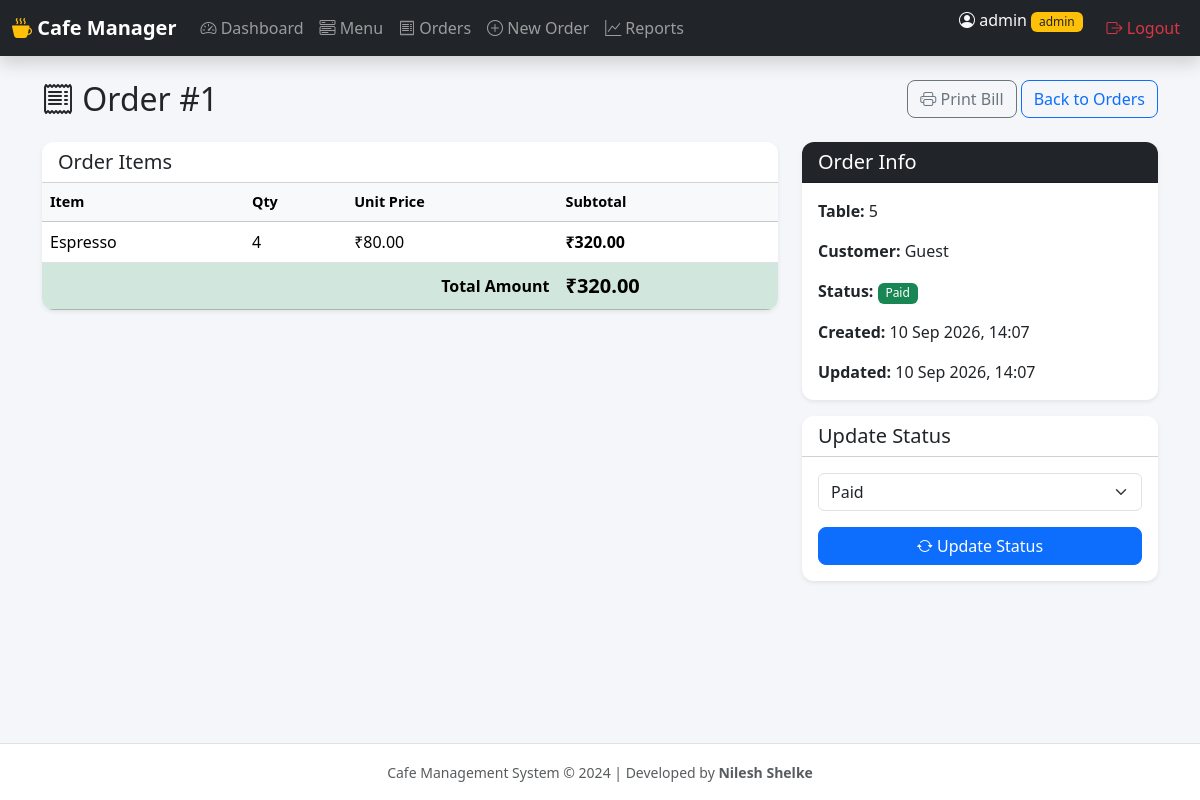
The app's page /orders/1 (signed in) with its own data.
### app.py (models this page shows)
class Order(db.Model):
    id = db.Column(db.Integer, primary_key=True)
    table_number = db.Column(db.String(20), nullable=False)
    customer_name = db.Column(db.String(100), default='Guest')
    status = db.Column(db.String(20), default='Pending')  # Pending, Preparing, Served, Paid, Cancelled
    total_amount = db.Column(db.Float, default=0.0)
    created_at = db.Column(db.DateTime, default=datetime.utcnow)
    updated_at = db.Column(db.DateTime, default=datetime.utcnow, onupdate=datetime.utcnow)
    items = db.relationship('OrderItem', backref='order', lazy=True, cascade='all, delete-orphan')

class OrderItem(db.Model):
    id = db.Column(db.Integer, primary_key=True)
    order_id = db.Column(db.Integer, db.ForeignKey('order.id'), nullable=False)
    menu_item_id = db.Column(db.Integer, db.ForeignKey('menu_item.id'), nullable=False)
    quantity = db.Column(db.Integer, default=1)
    price = db.Column(db.Float, nullable=False)  # price at time of order
    menu_item = db.relationship('MenuItem')

class MenuItem(db.Model):
    id = db.Column(db.Integer, primary_key=True)
    name = db.Column(db.String(100), nullable=False)
    description = db.Column(db.Text, default='')
    price = db.Column(db.Float, nullable=False)
    category_id = db.Column(db.Integer, db.ForeignKey('category.id'), nullable=False)
    is_available = db.Column(db.Boolean, default=True)
    image_url = db.Column(db.String(200), default='')

### app.py (the view)
@app.route('/orders/<int:order_id>')
@login_required
def order_detail(order_id):
    order = Order.query.get_or_404(order_id)
    return render_template('order_detail.html', order=order)

### app.py (called while the page is built)
def login_required(f):
    from functools import wraps
    @wraps(f)
    def decorated_function(*args, **kwargs):
        if 'user_id' not in session:
            flash('Please login to continue.', 'warning')
            return redirect(url_for('login'))
        return f(*args, **kwargs)
    return decorated_function

### templates/order_detail.html (shortened to what this page needs)
{% extends "base.html" %}
{% block content %}
<div class="container">
    <div class="d-flex justify-content-between align-items-center mb-4">
        <h2 class="mb-0"><i class="bi bi-receipt"></i> Order #{{ order.id }}</h2>
        <div>
            <a href="{{ url_for('print_bill', order_id=order.id) }}" class="btn btn-outline-secondary" target="_blank">
                <i class="bi bi-printer"></i> Print Bill
            </a>
            <a href="{{ url_for('orders') }}" class="btn btn-outline-primary">Back to Orders</a>
        </div>
    </div>
    <div class="row">
        <div class="col-lg-8">
            <div class="card border-0 shadow-sm mb-4">
                <div class="card-header bg-white">
                    <h5 class="mb-0">Order Items</h5>
                </div>
                <div class="card-body p-0">
                    <table class="table mb-0">
                        <thead class="table-light">
                            <tr>
                                <th>Item</th>
                                <th>Qty</th>
                                <th>Unit Price</th>
                                <th>Subtotal</th>
                            </tr>
                        </thead>
                        <tbody>
                            {% for oi in order.items %}
                            <tr>
                                <td>{{ oi.menu_item.name if oi.menu_item else 'Unknown' }}</td>
                                <td>{{ oi.quantity }}</td>
                                <td>₹{{ "%.2f"|format(oi.price) }}</td>
                                <td class="fw-bold">₹{{ "%.2f"|format(oi.price * oi.quantity) }}</td>
                            </tr>
                            {% endfor %}
                        </tbody>
                        <tfoot>
                            <tr class="table-success">
                                <td colspan="3" class="text-end fw-bold">Total Amount</td>
                                <td class="fw-bold fs-5">₹{{ "%.2f"|format(order.total_amount) }}</td>
                            </tr>
                        </tfoot>
                    </table>
                </div>
            </div>
        </div>
        <div class="col-lg-4">
            <div class="card border-0 shadow-sm mb-3">
                <div class="card-header bg-dark text-white">
                    <h5 class="mb-0">Order Info</h5>
                </div>
                <div class="card-body">
                    <p><strong>Table:</strong> {{ order.table_number }}</p>
                    <p><strong>Customer:</strong> {{ order.customer_name }}</p>
                    <p><strong>Status:</strong>
                        {% if order.status == 'Pending' %}
                        <span class="badge bg-warning text-dark">{{ order.status }}</span>
                        {% elif order.status == 'Preparing' %}
                        <span class="badge bg-info">{{ order.status }}</span>
                        {% elif order.status == 'Served' %}
                        <span class="badge bg-primary">{{ order.status }}</span>
                        {% elif order.status == 'Paid' %}
                        <span class="badge bg-success">{{ order.status }}</span>
                        {% else %}
                        <span class="badge bg-secondary">{{ order.status }}</span>
                        {% endif %}
                    </p>
                    <p><strong>Created:</strong> {{ order.created_at.strftime('%d %b %Y, %H:%M') }}</p>
                    <p class="mb-0"><strong>Updated:</strong> {{ order.updated_at.strftime('%d %b %Y, %H:%M') }}</p>
                </div>
            </div>
            <div class="card border-0 shadow-sm">
                <div class="card-header bg-white">
                    <h5 class="mb-0">Update Status</h5>
                </div>
                <div class="card-body">
                    <form method="POST" action="{{ url_for('update_order_status', order_id=order.id) }}">
                        <div class="mb-3">
                            <select name="status" class="form-select">
                                <option value="Paid" {% if order.status == 'Paid' %}selected{% endif %}>Paid</option>
                            </select>
                        </div>
                        <button type="submit" class="btn btn-primary w-100">
                            <i class="bi bi-arrow-repeat"></i> Update Status
                        </button>
                    </form>
                </div>
            </div>
        </div>
    </div>
</div>
{% endblock %}

### static/css/style.css (style rules this page uses)
body { background-color: #f4f6f9; min-height: 100vh; display: flex; flex-direction: column; }
.table th { font-weight: 600; font-size: 0.9rem; }
.card { border-radius: 12px; overflow: hidden; }
.card-header { font-weight: 600; }
.btn { border-radius: 8px; }
.badge { font-weight: 500; }

### records on screen
Order: id "1", total_amount "320.00", table_number "5", customer_name "Guest", status "Paid", created_at "10 Sep 2026, 14:07", updated_at "10 Sep 2026, 14:07"
OrderItem: menu_item "Espresso", quantity "4", price "80.00", oi.price*oi.quantity "320.00"

### other values on screen
{{ session.get('username') }} "admin"
{{ session.get('role') }} "admin"
